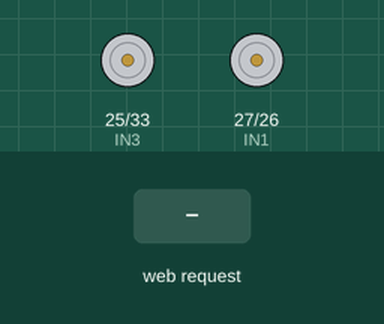
Recording of a sketch running on a simulated ESP32. On the bench: motor-driver pin pairs drawn as motors (green arrow = first pin HIGH = forward, orange = second pin HIGH = backward, longer = more drive). Inputs (shaded band) come from the test bench. WiFi joins after 1.5 s; servers stay silent unless stated; what the sketch prints to the serial monitor is not drawn.

Above: at 1.2 s.
1.3 s: HTTP request GET /move?dir=forward received
At 2.5 s:
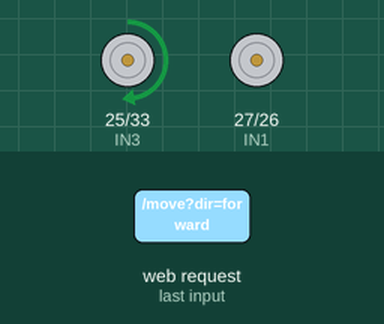
2.8 s: HTTP request GET /move?dir=reverse received
At 3.7 s:
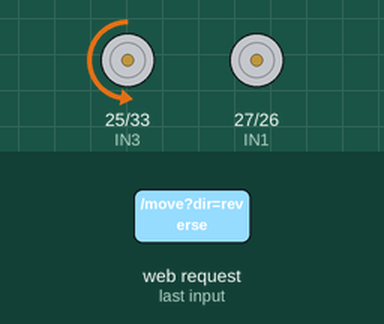
4.3 s: HTTP request GET /move?dir=left received
At 4.8 s:
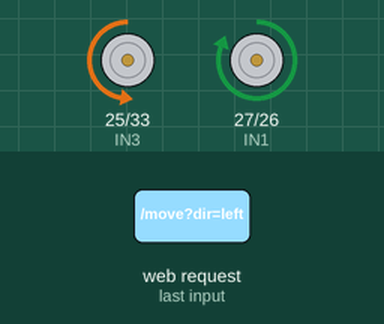
5.8 s: HTTP request GET /move?dir=right received
At 7.0 s:
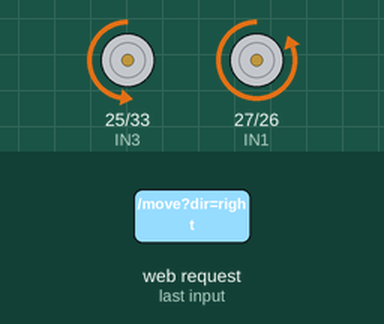
7.3 s: HTTP request GET /move?dir=forward received
At 8.3 s:
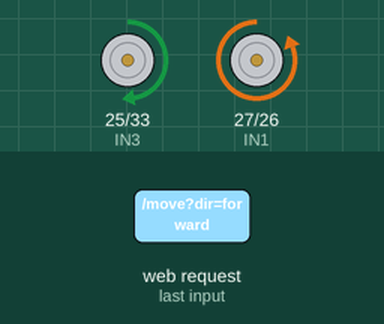
8.8 s: HTTP request GET /move?dir=left received
At 9.4 s:
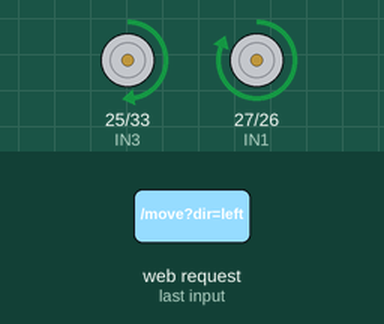
Timing chart, 0 to 11.3 s (numbered marks = the images above; inputs shaded):
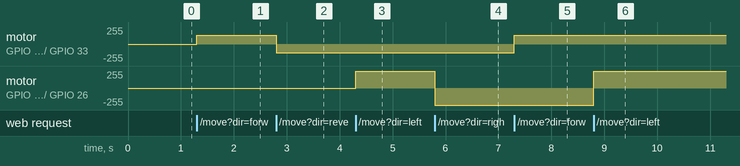

Measured:
- after the input at 1.3 s, motor on GPIO 25 (IN3) / GPIO 33 (IN4): stopped → forward 128/255 at once
- after the input at 2.8 s, motor on GPIO 25 (IN3) / GPIO 33 (IN4): forward 128/255 → backward 128/255 at once
- after the input at 4.3 s, motor on GPIO 27 (IN1) / GPIO 26 (IN2): stopped → forward 255/255 at once
- after the input at 5.8 s, motor on GPIO 27 (IN1) / GPIO 26 (IN2): forward 255/255 → backward 255/255 at once
- after the input at 7.3 s, motor on GPIO 25 (IN3) / GPIO 33 (IN4): backward 128/255 → forward 128/255 at once
- after the input at 8.8 s, motor on GPIO 27 (IN1) / GPIO 26 (IN2): backward 255/255 → forward 255/255 at once

The sketch:

car_final_code.ino
```cpp
#include <WiFi.h>
#include <WebServer.h>

// ----- CONFIGURE THESE PINS -----
const int IN1 = 27;  // Steering motor IN1
const int IN2 = 26;  // Steering motor IN2
const int IN3 = 25;  // Drive motor IN3
const int IN4 = 33;  // Drive motor IN4
// --------------------------------

// PWM settings
const int PWM_FREQ = 1000;   // 1 kHz safe for MX1508
const int PWM_BITS = 8;      // 8-bit resolution: 0-255

// PWM channels
const int CH_IN1 = 0;
const int CH_IN2 = 1;
const int CH_IN3 = 2;
const int CH_IN4 = 3;

WebServer server(80);

// Default speeds (0-255)
int driveSpeed = 128;    // Forward/Reverse default 50%
int steerSpeed = 255;    // Left/Right default ~100%

// Prevent stalling at very low PWM
const int MIN_DUTY = 50;

// Mobile web UI
const char* htmlPage = R"rawliteral(
<!DOCTYPE html>
<html>
<head>
<meta name="viewport" content="width=device-width, initial-scale=1">
<style>
  body { font-family: Arial; text-align:center; margin-top:20px; }
  button { width:160px; height:60px; font-size:20px; margin:8px; }
  input[type=range] { width:80%; }
</style>
</head>
<body>
  <h2>ESP32 Car Control</h2>

  <p>Drive Speed: <span id="driveTxt">50</span>%</p>
  <input id="driveSpeed" type="range" min="0" max="100" value="50"
         oninput="updateSpeed('drive', this.value)">

  <p>Steering Speed: <span id="steerTxt">90</span>%</p>
  <input id="steerSpeed" type="range" min="0" max="100" value="100"
         oninput="updateSpeed('steer', this.value)">

  <p>
    <button id="fwd" ontouchstart="hold('forward')" ontouchend="release()"
            onmousedown="hold('forward')" onmouseup="release()">Forward</button><br>

    <button id="left" ontouchstart="hold('left')" ontouchend="release()"
            onmousedown="hold('left')" onmouseup="release()">Left</button>
    <button id="right" ontouchstart="hold('right')" ontouchend="release()"
            onmousedown="hold('right')" onmouseup="release()">Right</button><br>

    <button id="rev" ontouchstart="hold('reverse')" ontouchend="release()"
            onmousedown="hold('reverse')" onmouseup="release()">Reverse</button>
  </p>

<script>
function hold(cmd) {
  fetch('/move?dir=' + cmd);
}
function release() {
  fetch('/stop');
}
function updateSpeed(type, val) {
  if(type === 'drive') {
    document.getElementById('driveTxt').innerText = val;
  } else {
    document.getElementById('steerTxt').innerText = val;
  }
  fetch('/speed?type=' + type + '&val=' + val);
}
</script>
</body>
</html>
)rawliteral";

// ---------- Motor control ----------
void stopAll() {
  ledcWrite(CH_IN1, 0);
  ledcWrite(CH_IN2, 0);
  ledcWrite(CH_IN3, 0);
  ledcWrite(CH_IN4, 0);
}

// Swapped left/right directions
void steerLeft() {
  ledcWrite(CH_IN1, steerSpeed);
  ledcWrite(CH_IN2, 0);
}
void steerRight() {
  ledcWrite(CH_IN1, 0);
  ledcWrite(CH_IN2, steerSpeed);
}

void driveForward() {
  ledcWrite(CH_IN3, driveSpeed);
  ledcWrite(CH_IN4, 0);
}
void driveReverse() {
  ledcWrite(CH_IN3, 0);
  ledcWrite(CH_IN4, driveSpeed);
}

// ---------- HTTP handlers ----------
void handleRoot() {
  server.send(200, "text/html", htmlPage);
}

void handleMove() {
  String dir = server.hasArg("dir") ? server.arg("dir") : "";
  if (dir == "forward") driveForward();
  else if (dir == "reverse") driveReverse();
  else if (dir == "left") steerLeft();
  else if (dir == "right") steerRight();
  server.send(200, "text/plain", "OK");
}

void handleStop() {
  stopAll();
  server.send(200, "text/plain", "Stopped");
}

void handleSpeed() {
  if (server.hasArg("type") && server.hasArg("val")) {
    int pct = constrain(server.arg("val").toInt(), 0, 100);
    if (server.arg("type") == "drive") {
      driveSpeed = map(pct, 0, 100, 0, 255);
      Serial.printf("Drive speed: %d%% -> %d\n", pct, driveSpeed);
    } else if (server.arg("type") == "steer") {
      steerSpeed = map(pct, 0, 100, 0, 255);
      Serial.printf("Steer speed: %d%% -> %d\n", pct, steerSpeed);
    }
  }
  server.send(200, "text/plain", "Speed updated");
}

// ---------- Setup ----------
void setup() {
  Serial.begin(115200);

  // Configure PWM channels
  ledcSetup(CH_IN1, PWM_FREQ, PWM_BITS); ledcAttachPin(IN1, CH_IN1);
  ledcSetup(CH_IN2, PWM_FREQ, PWM_BITS); ledcAttachPin(IN2, CH_IN2);
  ledcSetup(CH_IN3, PWM_FREQ, PWM_BITS); ledcAttachPin(IN3, CH_IN3);
  ledcSetup(CH_IN4, PWM_FREQ, PWM_BITS); ledcAttachPin(IN4, CH_IN4);

  stopAll(); // Car stopped at boot

  // Start Access Point
  const char* apName = "ESP32-Car";
  const char* apPass = "12345678";
  WiFi.softAP(apName, apPass);
  Serial.println("AP started. Connect to SSID: ESP32-Car, pass: 12345678");
  Serial.println(WiFi.softAPIP());

  // Routes
  server.on("/", handleRoot);
  server.on("/move", handleMove);
  server.on("/stop", handleStop);
  server.on("/speed", handleSpeed);

  server.begin();
}

// ---------- Loop ----------
void loop() {
  server.handleClient();
}
```
